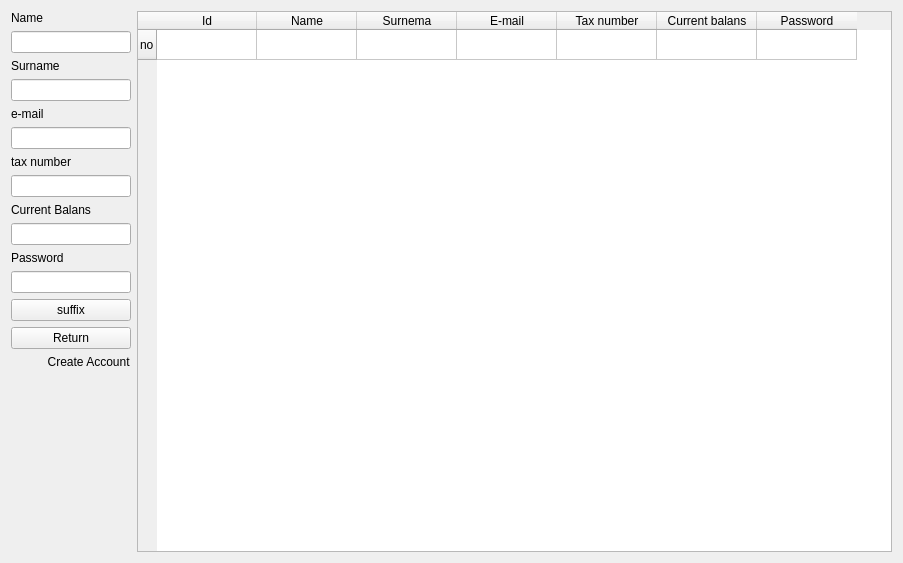
<?xml version="1.0" encoding="UTF-8"?>
<ui version="4.0">
 <class>Accounder</class>
 <widget class="QWidget" name="Accounder">
  <property name="geometry">
   <rect>
    <x>0</x>
    <y>0</y>
    <width>903</width>
    <height>563</height>
   </rect>
  </property>
  <property name="windowTitle">
   <string>Form</string>
  </property>
  <layout class="QHBoxLayout" name="horizontalLayout">
   <item>
    <layout class="QVBoxLayout" name="verticalLayout">
     <item>
      <widget class="QLabel" name="labelName">
       <property name="text">
        <string>Name</string>
       </property>
      </widget>
     </item>
     <item>
      <widget class="QLineEdit" name="lineEditName">
       <property name="sizePolicy">
        <sizepolicy hsizetype="Minimum" vsizetype="Fixed">
         <horstretch>0</horstretch>
         <verstretch>0</verstretch>
        </sizepolicy>
       </property>
       <property name="toolTipDuration">
        <number>-1</number>
       </property>
       <property name="text">
        <string/>
       </property>
       <property name="dragEnabled">
        <bool>false</bool>
       </property>
       <property name="readOnly">
        <bool>false</bool>
       </property>
       <property name="clearButtonEnabled">
        <bool>true</bool>
       </property>
      </widget>
     </item>
     <item>
      <widget class="QLabel" name="labelSurname">
       <property name="text">
        <string>Surname</string>
       </property>
      </widget>
     </item>
     <item>
      <widget class="QLineEdit" name="lineEditSurname">
       <property name="sizePolicy">
        <sizepolicy hsizetype="Minimum" vsizetype="Fixed">
         <horstretch>0</horstretch>
         <verstretch>0</verstretch>
        </sizepolicy>
       </property>
       <property name="clearButtonEnabled">
        <bool>true</bool>
       </property>
      </widget>
     </item>
     <item>
      <widget class="QLabel" name="labelEmail">
       <property name="text">
        <string>e-mail</string>
       </property>
      </widget>
     </item>
     <item>
      <widget class="QLineEdit" name="lineEditEmail">
       <property name="sizePolicy">
        <sizepolicy hsizetype="Minimum" vsizetype="Fixed">
         <horstretch>0</horstretch>
         <verstretch>0</verstretch>
        </sizepolicy>
       </property>
      </widget>
     </item>
     <item>
      <widget class="QLabel" name="labelTax">
       <property name="text">
        <string>tax number</string>
       </property>
      </widget>
     </item>
     <item>
      <widget class="QLineEdit" name="lineEditTax">
       <property name="sizePolicy">
        <sizepolicy hsizetype="Minimum" vsizetype="Fixed">
         <horstretch>0</horstretch>
         <verstretch>0</verstretch>
        </sizepolicy>
       </property>
      </widget>
     </item>
     <item>
      <widget class="QLabel" name="labelBalans">
       <property name="text">
        <string>Current Balans</string>
       </property>
      </widget>
     </item>
     <item>
      <widget class="QLineEdit" name="lineEditBalans">
       <property name="sizePolicy">
        <sizepolicy hsizetype="Minimum" vsizetype="Fixed">
         <horstretch>0</horstretch>
         <verstretch>0</verstretch>
        </sizepolicy>
       </property>
      </widget>
     </item>
     <item>
      <widget class="QLabel" name="labelPassword">
       <property name="text">
        <string>Password</string>
       </property>
      </widget>
     </item>
     <item>
      <widget class="QLineEdit" name="lineEditPassword">
       <property name="sizePolicy">
        <sizepolicy hsizetype="Minimum" vsizetype="Fixed">
         <horstretch>0</horstretch>
         <verstretch>0</verstretch>
        </sizepolicy>
       </property>
       <property name="echoMode">
        <enum>QLineEdit::Password</enum>
       </property>
      </widget>
     </item>
     <item>
      <widget class="QPushButton" name="pushButtonSuffix">
       <property name="text">
        <string>suffix</string>
       </property>
      </widget>
     </item>
     <item>
      <widget class="QPushButton" name="pushButtonReturn">
       <property name="text">
        <string>Return</string>
       </property>
      </widget>
     </item>
     <item>
      <widget class="QLabel" name="labelCreat">
       <property name="text">
        <string>           Create Account</string>
       </property>
      </widget>
     </item>
     <item>
      <spacer name="verticalSpacer">
       <property name="orientation">
        <enum>Qt::Vertical</enum>
       </property>
       <property name="sizeHint" stdset="0">
        <size>
         <width>10</width>
         <height>25</height>
        </size>
       </property>
      </spacer>
     </item>
    </layout>
   </item>
   <item>
    <layout class="QVBoxLayout" name="verticalLayout_2">
     <item>
      <widget class="QTableWidget" name="tableWidget">
       <row>
        <property name="text">
         <string>no</string>
        </property>
       </row>
       <column>
        <property name="text">
         <string>Id</string>
        </property>
       </column>
       <column>
        <property name="text">
         <string>Name</string>
        </property>
       </column>
       <column>
        <property name="text">
         <string>Surnema</string>
        </property>
       </column>
       <column>
        <property name="text">
         <string>E-mail</string>
        </property>
       </column>
       <column>
        <property name="text">
         <string>Tax number</string>
        </property>
       </column>
       <column>
        <property name="text">
         <string>Current balans</string>
        </property>
       </column>
       <column>
        <property name="text">
         <string>Password</string>
        </property>
       </column>
      </widget>
     </item>
    </layout>
   </item>
  </layout>
 </widget>
 <resources/>
 <connections/>
</ui>
